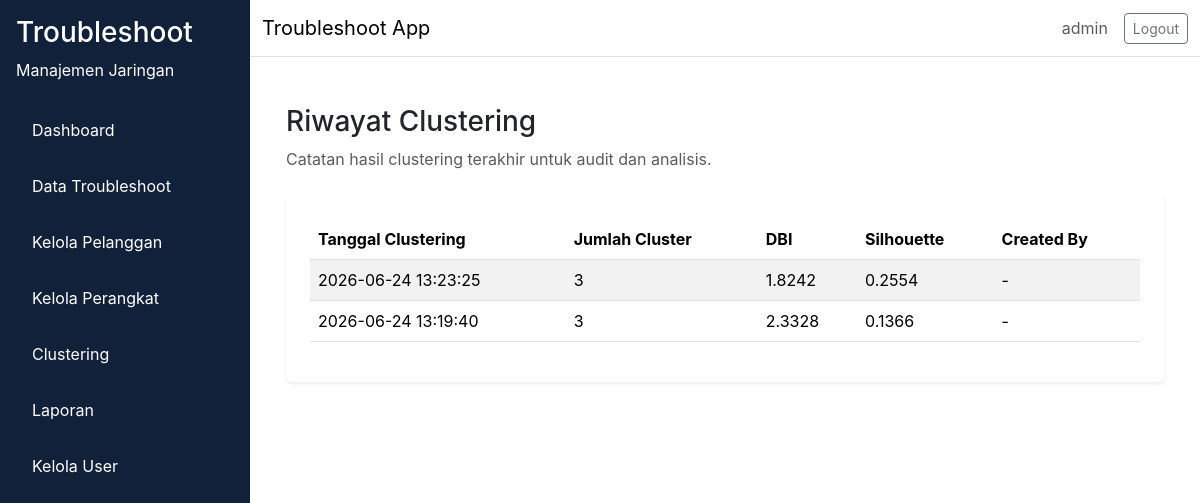
/laporan/riwayat-cluster (signed in), run on an earlier commit of the app's database.
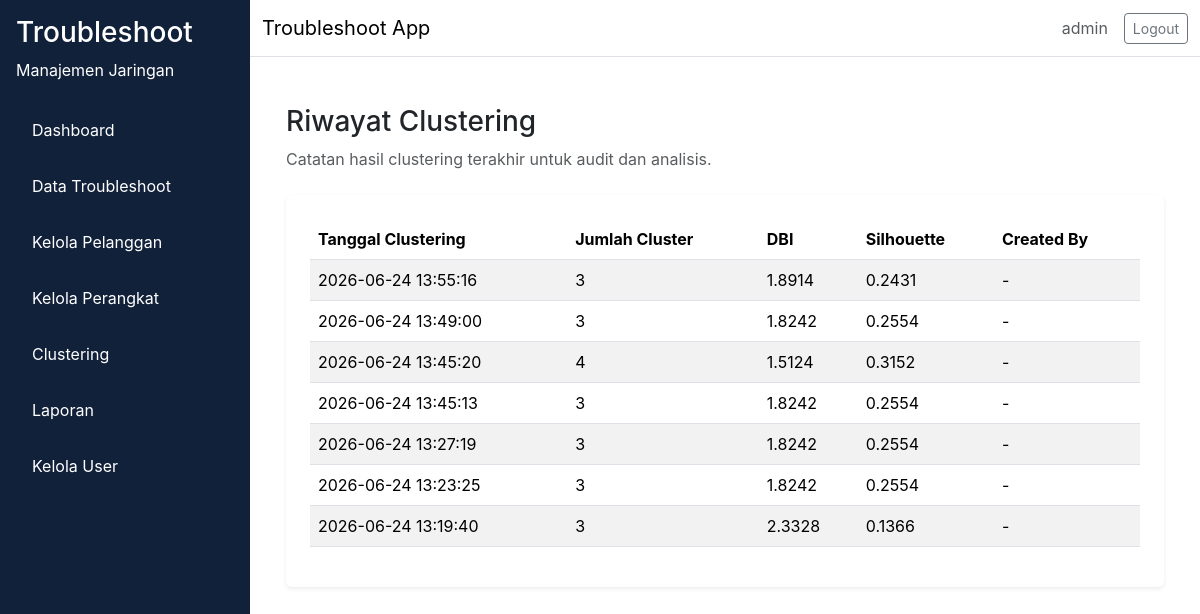
And on a later commit of the database.
### app/models/user.py (models this page shows, shortened)
class User(db.Model, UserMixin):
    __tablename__ = "user"
    id = db.Column(db.Integer, primary_key=True)
    username = db.Column(db.String(64), unique=True, nullable=False)
    email = db.Column(db.String(120), unique=True, nullable=False)
    password_hash = db.Column(db.String(256), nullable=False)
    role = db.Column(db.Enum(RoleEnum), nullable=False, default=RoleEnum.teknisi)
    created_at = db.Column(db.DateTime, server_default=db.func.now(), nullable=False)
    is_active = db.Column(db.Boolean, default=True, nullable=False)

### app/models/cluster_history.py (models this page shows, shortened)
class ClusterHistory(db.Model):
    __tablename__ = "cluster_history"
    id = db.Column(db.Integer, primary_key=True)
    jumlah_cluster = db.Column(db.Integer, nullable=False)
    dbi_score = db.Column(db.Float, nullable=False)
    silhouette_score = db.Column(db.Float, nullable=False)
    tanggal_clustering = db.Column(db.DateTime, server_default=db.func.now())
    created_by = db.Column(db.Integer, db.ForeignKey("user.id"), nullable=True)
    user = db.relationship("User", backref=db.backref("cluster_histories", lazy="select"), lazy="select")

### app/routes/laporan.py (the view)
@laporan_bp.route("/riwayat-cluster")
@login_required
def riwayat_cluster():
    clustering_rows = ClusterHistory.query.order_by(ClusterHistory.tanggal_clustering.desc()).all()
    return render_template("laporan/riwayat_cluster.html", clustering_rows=clustering_rows)

### app/__init__.py (called while the page is built)
def load_user(user_id):
    return User.query.get(int(user_id))

### app/templates/laporan/riwayat_cluster.html (shortened to what this page needs)
{% extends "base.html" %}
{% block content %}
<div class="container-fluid">
  <div class="mb-4">
    <h1 class="h3">Riwayat Clustering</h1>
    <p class="text-muted">Catatan hasil clustering terakhir untuk audit dan analisis.</p>
  </div>
  <div class="card shadow-sm p-4 mb-4">
    <div class="table-responsive">
      <table class="table table-striped align-middle">
        <thead>
          <tr>
            <th>Tanggal Clustering</th>
            <th>Jumlah Cluster</th>
            <th>DBI</th>
            <th>Silhouette</th>
            <th>Created By</th>
          </tr>
        </thead>
        <tbody>
          {% for history in clustering_rows %}
          <tr>
            <td>{{ history.tanggal_clustering.strftime('%Y-%m-%d %H:%M:%S') }}</td>
            <td>{{ history.jumlah_cluster }}</td>
            <td>{{ history.dbi_score or '-' }}</td>
            <td>{{ history.silhouette_score or '-' }}</td>
            <td>{{ history.user.username if history.user else '-' }}</td>
          </tr>
          {% else %}
          <tr>
            <td colspan="5" class="text-center text-muted">Belum ada riwayat clustering.</td>
          </tr>
          {% endfor %}
        </tbody>
      </table>
    </div>
  </div>
</div>
{% endblock %}

### app/templates/base.html (shortened to what this page needs)
<!doctype html>
<html lang="en">
  <head>
    <link href="https://cdn.jsdelivr.net/npm/bootstrap@5.3.2/dist/css/bootstrap.min.css" rel="stylesheet">
    <link rel="stylesheet" href="{{ url_for('static', filename='css/style.css') }}">
  </head>
  <body>
    <div class="d-flex min-vh-100 bg-light">
      {% if current_user.is_authenticated %}
      <nav class="sidebar p-3">
        <div class="sidebar-header mb-4 text-white">
          <h3>Troubleshoot</h3>
          <p>Manajemen Jaringan</p>
        </div>
        <ul class="nav flex-column">
          <li class="nav-item mb-2">
            <a class="nav-link text-white" href="{{ url_for('dashboard.index') }}">Dashboard</a>
          </li>
          {% if current_user.role.value == 'teknisi' %}
            <li class="nav-item mb-2">
              <a class="nav-link text-white" href="{{ url_for('troubleshoot.my_tasks') }}">Task Saya</a>
            </li>
          {% else %}
            <li class="nav-item mb-2">
              <a class="nav-link text-white" href="{{ url_for('troubleshoot.index') }}">Data Troubleshoot</a>
            </li>
            <li class="nav-item mb-2">
              <a class="nav-link text-white" href="{{ url_for('pelanggan.index') }}">Kelola Pelanggan</a>
            </li>
            <li class="nav-item mb-2">
              <a class="nav-link text-white" href="{{ url_for('pelanggan.perangkat_index') }}">Kelola Perangkat</a>
            </li>
            {% if current_user.role.value in ['admin', 'manajer'] %}
            <li class="nav-item mb-2">
              <a class="nav-link text-white" href="{{ url_for('clustering.index') }}">Clustering</a>
            </li>
            {% endif %}
            <li class="nav-item mb-2">
              <a class="nav-link text-white" href="{{ url_for('laporan.index') }}">Laporan</a>
            </li>
          {% endif %}
          {% if current_user.role.value == 'admin' %}
          <li class="nav-item mb-2">
            <a class="nav-link text-white" href="{{ url_for('admin.users') }}">Kelola User</a>
          </li>
          {% endif %}
        </ul>
      </nav>
      {% endif %}
      <div class="flex-grow-1 d-flex flex-column">
        <nav class="navbar navbar-expand-lg navbar-light bg-white border-bottom">
          <div class="container-fluid">
            <div class="navbar-brand mb-0">Troubleshoot App</div>
            <div class="d-flex align-items-center gap-3">
              {% if current_user.is_authenticated %}
              <span class="text-muted">{{ current_user.username }}</span>
              <a class="btn btn-outline-secondary btn-sm" href="{{ url_for('auth.logout') }}">Logout</a>
              {% endif %}
            </div>
          </div>
        </nav>
        <main class="flex-grow-1 p-4 bg-white">
          {% block content %}
          {% endblock %}
        </main>
      </div>
    </div>
  </body>
</html>

### app/static/css/style.css (style rules this page uses)
:root { --primary-color: #1a3a5c; --sidebar-bg: #11213a; --content-bg: #f8f9fa; }
body { margin: 0; font-family: Inter, system-ui, -apple-system, BlinkMacSystemFont, "Segoe UI", sans-serif; background-color: var(--content-bg); }
.sidebar { width: 250px; min-height: 100vh; background-color: var(--sidebar-bg); color: #ffffff; }
.sidebar-header h3, .sidebar-header p, .sidebar .nav-link { color: #ffffff; }
.sidebar .nav-link { padding: 0.75rem 1rem; border-radius: 0.5rem; }
main { background-color: #ffffff; }
.card { border: none; }

What changed in the data, as far as the page shows it:
added ClusterHistory: tanggal_clustering "2026-06-24 13:55:16", jumlah_cluster "3", dbi_score "1.8914", silhouette_score "0.2431", user "-"
added ClusterHistory: tanggal_clustering "2026-06-24 13:49:00", jumlah_cluster "3", dbi_score "1.8242", silhouette_score "0.2554", user "-"
added ClusterHistory: tanggal_clustering "2026-06-24 13:45:20", jumlah_cluster "4", dbi_score "1.5124", silhouette_score "0.3152", user "-"
added ClusterHistory: tanggal_clustering "2026-06-24 13:45:13", jumlah_cluster "3", dbi_score "1.8242", silhouette_score "0.2554", user "-"
added ClusterHistory: tanggal_clustering "2026-06-24 13:27:19", jumlah_cluster "3", dbi_score "1.8242", silhouette_score "0.2554", user "-"
